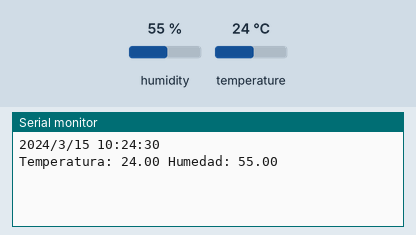
Simulated run of this sketch. Board: Arduino Uno, built with avr-gcc and run on an emulated ATmega328P. On the bench: the last lines printed to the serial monitor. The inputs (shaded band) are chosen by the test bench; at power-on: humidity 55 %, temperature 24 °C. The local clock reads 2024-03-15 10:24:30 at power-on unless the sketch sets it.

Above: at 1.7 s.
1.8 s: humidity set to 22 %
At 4.7 s:
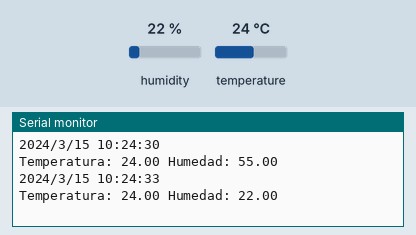
9.6 s: temperature set to 12 °C
At 10.0 s:
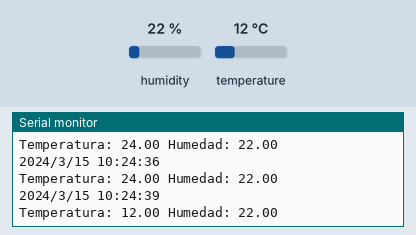
13.5 s: humidity set to 40 %
At 16.5 s:
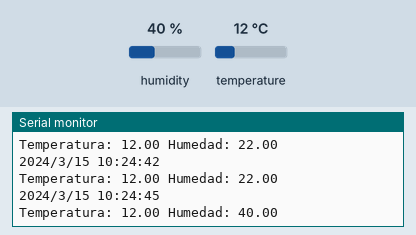
Timing chart, 0 to 18.0 s (numbered marks = the images above; inputs shaded):
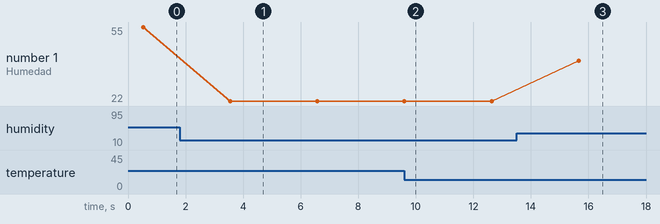

Measured:
- after the input at 1.8 s, the serial monitor: prints a new line after 1.8 s (image 1)
- after the input at 9.6 s, the serial monitor: prints a new line at once (image 2)
- after the input at 13.5 s, the serial monitor: prints a new line after 2.2 s (image 3)
- plotted number 1: 55 → 22 after the input at 1.8 s, 22 → 40 after the input at 13.5 s

The sketch:

wsA02.ino
```cpp
#include <DHT11.h>
#include <Wire.h>
#include "RTClib.h"
DHT11 dht11(6);

RTC_DS1307 RTC;

void setup ()
{
    Serial.begin(9600);
    Wire.begin();
    RTC.begin();

  if (! RTC.isrunning())
     {
        Serial.println("RTC is NOT running!");

       //RTC.adjust(DateTime(__DATE__, __TIME__));
     }

     pinMode(5, OUTPUT)  ;                    // DHT11 GND
     pinMode(7, OUTPUT) ;                     // DHT11 Vcc
     pinMode(6, INPUT_PULLUP) ;               // DHT11 pin de lectura

     digitalWrite(7, HIGH) ;                  // Damos tension
     digitalWrite(5, LOW) ;
     delay (500);
}

void loop ()
{
    DateTime now = RTC.now();

    Serial.print(now.year(), DEC);
    Serial.print('/');
    Serial.print(now.month(), DEC);
    Serial.print('/');
    Serial.print(now.day(), DEC);
    Serial.print(' ');
    Serial.print(now.hour(), DEC);
    Serial.print(':');
    Serial.print(now.minute(), DEC);
    Serial.print(':');
    Serial.print(now.second(), DEC);
    Serial.println();

    int err;
     float temp, hum;

     if((err = dht11.read(hum, temp)) == 0) // Si devuelve 0 es que ha leido bien
       {   Serial.print("Temperatura: ");
           Serial.print(temp);
           Serial.print(" Humedad: ");
           Serial.print(hum);
           Serial.println();
       }
     else
       {   Serial.println();
           Serial.print("Error Num :");
           Serial.print(err);
           Serial.println();
       }

    delay(3000);
}
```
